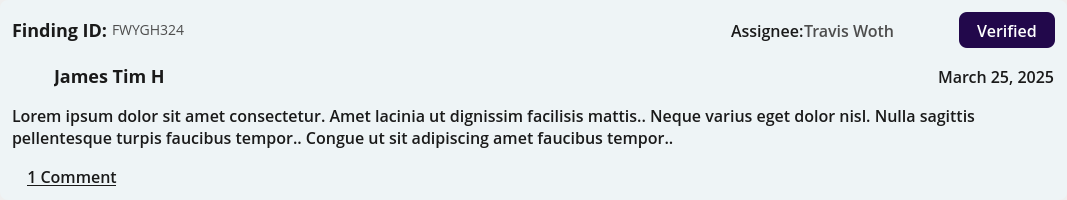
<?xml version="1.0" encoding="UTF-8"?>
<ui version="4.0">
 <class>FindingWidget</class>
 <widget class="QWidget" name="FindingWidget">
  <property name="geometry">
   <rect>
    <x>0</x>
    <y>0</y>
    <width>1067</width>
    <height>200</height>
   </rect>
  </property>
  <property name="sizePolicy">
   <sizepolicy hsizetype="Preferred" vsizetype="Minimum">
    <horstretch>0</horstretch>
    <verstretch>0</verstretch>
   </sizepolicy>
  </property>
  <property name="maximumSize">
   <size>
    <width>16777215</width>
    <height>200</height>
   </size>
  </property>
  <property name="windowTitle">
   <string>Form</string>
  </property>
  <layout class="QVBoxLayout" name="verticalLayout">
   <property name="spacing">
    <number>0</number>
   </property>
   <property name="leftMargin">
    <number>0</number>
   </property>
   <property name="topMargin">
    <number>0</number>
   </property>
   <property name="rightMargin">
    <number>0</number>
   </property>
   <property name="bottomMargin">
    <number>0</number>
   </property>
   <item>
    <widget class="QWidget" name="container" native="true">
     <property name="sizePolicy">
      <sizepolicy hsizetype="Preferred" vsizetype="Maximum">
       <horstretch>0</horstretch>
       <verstretch>0</verstretch>
      </sizepolicy>
     </property>
     <property name="maximumSize">
      <size>
       <width>16777215</width>
       <height>200</height>
      </size>
     </property>
     <property name="styleSheet">
      <string notr="true">#container {
	background: #EEF4F6;
	border-radius: 8px; 
}

#Header, 
#Body,
#FindingIDBox,
#AssigneeBox,
#AvatarBox {
	background: transparent;
}

#findingIDTextLabel, 
#finderLabel {
	font-family: Open Sans;
	font-weight: 600;
	font-size: 18px;
	line-height: 26px;
	letter-spacing: 0%;
	color: #1A1A1A;
	background: transparent;
}

#findingIDValueLabel {
	font-family: Open Sans;
	font-weight: 400;
	font-size: 14px;
	line-height: 22px;
	letter-spacing: 0%;
	color: #4D4D4D;
	background: transparent;
}

#assigneeTextLabel,
#dueDateLabel, 
#descriptionLabel {
	font-family: Open Sans;
	font-weight: 500;
	font-size: 16px;
	line-height: 24px;
	letter-spacing: 0%;
	color: #1A1A1A;
	background: transparent;
}

#assigneeValueLabel {
	font-family: Open Sans;
	font-weight: 500;
	font-size: 16px;
	line-height: 22px;
	letter-spacing: 0%;
	color: #4D4D4D;
	background: transparent;
}

#assigneeButton,
#avatar {
	background: transparent;
	border: none;
}

#verifyButton {
	background: #22084B;
	border: none;
	border-radius: 8px;
	padding: 7px 18px;
	font-family: Open Sans;
	font-weight: 500;
	font-size: 16px;
	line-height: 22px;
	letter-spacing: 0%;
	color: white;
	text-decoration: none;
}

#commentButton {
	background: transparent;
	border: none;
	font-family: Open Sans;
	font-weight: 500;
	font-size: 16px;
	line-height: 24px;
	letter-spacing: 0%;
	color: #1A1A1A;
	text-decoration: underline;
}
	</string>
     </property>
     <layout class="QVBoxLayout" name="containerLayout">
      <property name="spacing">
       <number>12</number>
      </property>
      <property name="leftMargin">
       <number>12</number>
      </property>
      <property name="topMargin">
       <number>12</number>
      </property>
      <property name="rightMargin">
       <number>12</number>
      </property>
      <property name="bottomMargin">
       <number>12</number>
      </property>
      <item>
       <widget class="QWidget" name="Header" native="true">
        <property name="sizePolicy">
         <sizepolicy hsizetype="Preferred" vsizetype="Fixed">
          <horstretch>0</horstretch>
          <verstretch>0</verstretch>
         </sizepolicy>
        </property>
        <property name="minimumSize">
         <size>
          <width>0</width>
          <height>36</height>
         </size>
        </property>
        <property name="maximumSize">
         <size>
          <width>16777215</width>
          <height>36</height>
         </size>
        </property>
        <layout class="QHBoxLayout" name="horizontalLayout">
         <property name="spacing">
          <number>18</number>
         </property>
         <property name="leftMargin">
          <number>0</number>
         </property>
         <property name="topMargin">
          <number>0</number>
         </property>
         <property name="rightMargin">
          <number>0</number>
         </property>
         <property name="bottomMargin">
          <number>0</number>
         </property>
         <item>
          <widget class="QWidget" name="FindingIDBox" native="true">
           <layout class="QHBoxLayout" name="findingIDLayout">
            <property name="spacing">
             <number>0</number>
            </property>
            <property name="leftMargin">
             <number>0</number>
            </property>
            <property name="topMargin">
             <number>0</number>
            </property>
            <property name="rightMargin">
             <number>0</number>
            </property>
            <property name="bottomMargin">
             <number>0</number>
            </property>
            <item>
             <widget class="QLabel" name="findingIDTextLabel">
              <property name="text">
               <string>Finding ID: </string>
              </property>
             </widget>
            </item>
            <item>
             <widget class="QLabel" name="findingIDValueLabel">
              <property name="text">
               <string>FWYGH324</string>
              </property>
             </widget>
            </item>
           </layout>
          </widget>
         </item>
         <item>
          <spacer name="horizontalSpacer">
           <property name="orientation">
            <enum>Qt::Orientation::Horizontal</enum>
           </property>
           <property name="sizeHint" stdset="0">
            <size>
             <width>40</width>
             <height>20</height>
            </size>
           </property>
          </spacer>
         </item>
         <item>
          <widget class="QWidget" name="AssigneeBox" native="true">
           <layout class="QHBoxLayout" name="assigneeLayout">
            <property name="spacing">
             <number>0</number>
            </property>
            <property name="leftMargin">
             <number>0</number>
            </property>
            <property name="topMargin">
             <number>0</number>
            </property>
            <property name="rightMargin">
             <number>0</number>
            </property>
            <property name="bottomMargin">
             <number>0</number>
            </property>
            <item>
             <widget class="QLabel" name="assigneeTextLabel">
              <property name="text">
               <string>Assignee:</string>
              </property>
             </widget>
            </item>
            <item>
             <widget class="QLabel" name="assigneeValueLabel">
              <property name="text">
               <string>Travis Woth</string>
              </property>
             </widget>
            </item>
           </layout>
          </widget>
         </item>
         <item>
          <widget class="QPushButton" name="assigneeButton">
           <property name="minimumSize">
            <size>
             <width>28</width>
             <height>28</height>
            </size>
           </property>
           <property name="maximumSize">
            <size>
             <width>28</width>
             <height>28</height>
            </size>
           </property>
           <property name="text">
            <string/>
           </property>
           <property name="icon">
            <iconset resource="../../../../../Resources/Resources.qrc">
             <normaloff>:/images/Common/TableView/edit.svg</normaloff>:/images/Common/TableView/edit.svg</iconset>
           </property>
          </widget>
         </item>
         <item>
          <widget class="QPushButton" name="verifyButton">
           <property name="minimumSize">
            <size>
             <width>0</width>
             <height>36</height>
            </size>
           </property>
           <property name="maximumSize">
            <size>
             <width>16777215</width>
             <height>36</height>
            </size>
           </property>
           <property name="text">
            <string>Verified</string>
           </property>
          </widget>
         </item>
        </layout>
       </widget>
      </item>
      <item>
       <widget class="QWidget" name="Body" native="true">
        <property name="sizePolicy">
         <sizepolicy hsizetype="Preferred" vsizetype="Minimum">
          <horstretch>0</horstretch>
          <verstretch>0</verstretch>
         </sizepolicy>
        </property>
        <property name="maximumSize">
         <size>
          <width>16777215</width>
          <height>128</height>
         </size>
        </property>
        <layout class="QVBoxLayout" name="verticalLayout_3">
         <property name="spacing">
          <number>12</number>
         </property>
         <property name="leftMargin">
          <number>0</number>
         </property>
         <property name="topMargin">
          <number>0</number>
         </property>
         <property name="rightMargin">
          <number>0</number>
         </property>
         <property name="bottomMargin">
          <number>0</number>
         </property>
         <item>
          <widget class="QWidget" name="AvatarBox" native="true">
           <property name="minimumSize">
            <size>
             <width>0</width>
             <height>32</height>
            </size>
           </property>
           <property name="maximumSize">
            <size>
             <width>16777215</width>
             <height>32</height>
            </size>
           </property>
           <layout class="QHBoxLayout" name="avatarLayout">
            <property name="spacing">
             <number>10</number>
            </property>
            <property name="leftMargin">
             <number>0</number>
            </property>
            <property name="topMargin">
             <number>0</number>
            </property>
            <property name="rightMargin">
             <number>0</number>
            </property>
            <property name="bottomMargin">
             <number>0</number>
            </property>
            <item>
             <widget class="QPushButton" name="avatar">
              <property name="sizePolicy">
               <sizepolicy hsizetype="Fixed" vsizetype="Fixed">
                <horstretch>0</horstretch>
                <verstretch>0</verstretch>
               </sizepolicy>
              </property>
              <property name="minimumSize">
               <size>
                <width>32</width>
                <height>32</height>
               </size>
              </property>
              <property name="maximumSize">
               <size>
                <width>32</width>
                <height>32</height>
               </size>
              </property>
              <property name="text">
               <string/>
              </property>
              <property name="icon">
               <iconset resource="../../../../../Resources/Resources.qrc">
                <normaloff>:/images/Reviews/default_avatar.svg</normaloff>:/images/Reviews/default_avatar.svg</iconset>
              </property>
              <property name="iconSize">
               <size>
                <width>32</width>
                <height>32</height>
               </size>
              </property>
             </widget>
            </item>
            <item>
             <widget class="QLabel" name="finderLabel">
              <property name="text">
               <string>James Tim H</string>
              </property>
             </widget>
            </item>
            <item>
             <spacer name="horizontalSpacer_2">
              <property name="orientation">
               <enum>Qt::Orientation::Horizontal</enum>
              </property>
              <property name="sizeHint" stdset="0">
               <size>
                <width>744</width>
                <height>20</height>
               </size>
              </property>
             </spacer>
            </item>
            <item>
             <widget class="QLabel" name="dueDateLabel">
              <property name="text">
               <string>March 25, 2025</string>
              </property>
             </widget>
            </item>
           </layout>
          </widget>
         </item>
         <item>
          <widget class="QLabel" name="descriptionLabel">
           <property name="text">
            <string>Lorem ipsum dolor sit amet consectetur. Amet lacinia ut dignissim facilisis mattis.. Neque varius eget dolor nisl. Nulla sagittis pellentesque turpis faucibus tempor.. Congue ut sit adipiscing amet faucibus tempor.. </string>
           </property>
           <property name="alignment">
            <set>Qt::AlignmentFlag::AlignLeading|Qt::AlignmentFlag::AlignLeft|Qt::AlignmentFlag::AlignTop</set>
           </property>
           <property name="wordWrap">
            <bool>true</bool>
           </property>
          </widget>
         </item>
         <item>
          <widget class="QPushButton" name="commentButton">
           <property name="maximumSize">
            <size>
             <width>120</width>
             <height>16777215</height>
            </size>
           </property>
           <property name="text">
            <string>1 Comment</string>
           </property>
          </widget>
         </item>
        </layout>
       </widget>
      </item>
     </layout>
    </widget>
   </item>
  </layout>
 </widget>
 <resources>
  <include location="../../../../../Resources/Resources.qrc"/>
 </resources>
 <connections/>
</ui>
